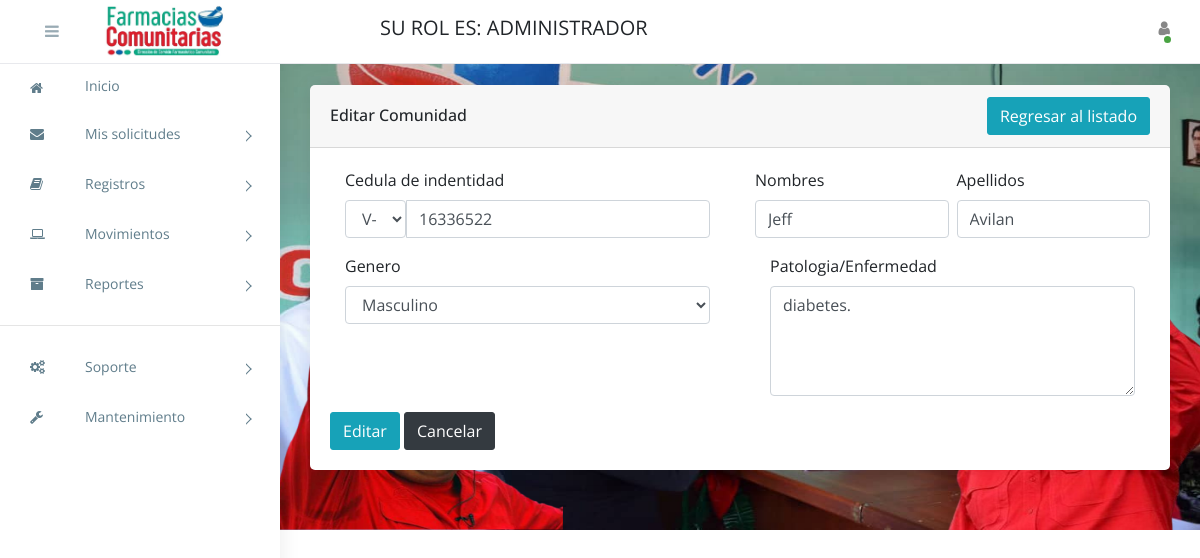
/editar-beneficiado/1/ (signed in), run on the app's committed database.
### apps/entidades/models.py (models this page shows, shortened)
class Persona(models.Model):
	class Genero(models.TextChoices):
		MASCULINO = 'MA', 'Masculino'
		FEMENINO = 'FE', 'Femenino'
	class Nacionalidad(models.TextChoices):
		VENEZOLANO = 'V-', 'V-'
		EXTRANJERO = 'E-', 'E-'
		JURIDICO = 'J-', 'J-'
	class CodigoTlf(models.TextChoices):
		C412 = '0412', '0412'
		C414 = '0414', '0414'
		C416 = '0416', '0416'
		C424 = '0424', '0424'
		C426 = '0426', '0426'
	nacionalidad = models.CharField(max_length=2, choices=Nacionalidad.choices, default=Nacionalidad.VENEZOLANO, blank=False, null=False)
	cedula = models.CharField(max_length=8, blank=False, null=False)
	nombres = models.CharField(max_length=50, blank=False, null=False)
	apellidos = models.CharField(max_length=50, blank=False, null=False)
	telefono = models.CharField(max_length=11, blank=True, null=True)
	genero = models.CharField(max_length=2, blank=False, null=False, choices=Genero.choices)
	f_nacimiento = models.DateField(auto_now_add = False, auto_now=False, blank=False, null=False)
	embarazada = models.BooleanField(blank=False, null=False)
	c_residencia = models.FileField(upload_to='constancias_residencias/', blank=True, null=True)
	zona  = models.ForeignKey(Zona, on_delete=models.PROTECT, blank=False, null=False)
	direccion = models.TextField(blank=False, null=False)
	patologia = models.TextField(blank=True, null=True)
	class Meta:
		abstract = True

class Perfil(Persona):
	class Rol(models.TextChoices):
		ADMINISTRADOR = 'AD', 'Administrador'
		ALMACENISTA = 'AL', 'Almacenista'
		AT_CLIENTE = 'AT', 'Atención al Cliente'
		JEFE_COMUNIDAD = 'JC', 'Jefe de Comunidad'
		PACIENTE = 'PA', 'Paciente'
	rol = models.CharField(max_length=2, choices=Rol.choices, default=Rol.PACIENTE)
	usuario = models.OneToOneField(User, on_delete=models.CASCADE, related_name='perfil')
	class Meta:
		verbose_name = 'perfil'
		verbose_name_plural = 'perfiles'
		permissions = [
			('cambiar_password', 'cambiar contraseña a usuarios'),
			('cambiar_estado_usuarios', 'cambiar estado de usuarios'),
			('cambiar_estado_jornada', 'cambiar estatus de jornadas'),
			('cambiar_estado_solicitudes', 'cambiar status de solicitudes'),
			('entregar_solicitud_medicamentos', 'Entregar solicitud de medicamentos'),
			('entregar_jornada_medicamentos', 'Entregar jornada de medicamentos'),
			('ver_inicio', 'Ver inicio'),
			('ver_mis_solicitudes_de_medicamentos', 'Ver mis solicitudes de medicamentos'),
			('ver_mis_jornada_medicamentos', 'Ver mis jornadas de medicamentos'),
			('registrar_mi_solicitud_de_medicamentos', 'Registrar mi solicitud de medicamentos'),
			('registrar_mi_jornada_medicamentos', 'Registrar mi jornada de medicamentos')
		]

class Comunidad(models.Model):
	class Genero(models.TextChoices):
		MASCULINO = 'MA', 'Masculino'
		FEMENINO = 'FE', 'Femenino'
	class Nacionalidad(models.TextChoices):
		VENEZOLANO = 'V-', 'V-'
		EXTRANJERO = 'E-', 'E-'
		JURIDICO = 'J-', 'J-'
	nacionalidad = models.CharField(max_length=2, choices=Nacionalidad.choices, default=Nacionalidad.VENEZOLANO, blank=False, null=False)
	cedula = models.CharField(max_length=8, blank=False, null=False)
	nombres = models.CharField(max_length=50, blank=False, null=False)
	apellidos = models.CharField(max_length=50, blank=False, null=False)
	patologia = models.TextField(blank=True, null=True)
	jefe_comunidad = models.ForeignKey(Perfil, on_delete=models.PROTECT, related_name='comunidad', blank=True, null=True)
	genero = models.CharField(max_length=2, blank=False, null=False, choices=Genero.choices, default=Genero.MASCULINO)
	class Meta:
		verbose_name = 'Comunidad'
		verbose_name_plural = 'Comunidades'

### apps/entidades/views.py (the view, shortened to what this page needs)
# urls.py: path('editar-beneficiado/<int:pk>/', EditarComunidad.as_view(), name='editar_comunidad'),
class EditarComunidad(ValidarUsuario, UpdateView):
	permission_required = 'entidades.change_comunidad'
	template_name = 'pages/mi_comunidad/editar_comunidad.html'
	model = Comunidad
	form_class = FormComunidad
	def get_context_data(self, **kwargs):
		context = super().get_context_data(**kwargs)
		context["sub_title"] = "Editar Comunidad"
		return context

### apps/entidades/forms.py
class FormComunidad(forms.ModelForm):
	class Meta:
		model = Comunidad
		fields = '__all__'

### apps/entidades/mixins.py (called while the page is built)
	def test_func(self):
		return self.request.user.has_perm(self.permission_required)

	def dispatch(self, request, *args, **kwargs):
		if not self.request.user.is_authenticated:
			return redirect('/ingresar/')
		return super().dispatch(request, *args, **kwargs)

### templates/pages/mi_comunidad/editar_comunidad.html (shortened to what this page needs)
{% extends 'base/base.html' %}
{% load static %}
{% load widget_tweaks %}
{% block body %}
<div class="row">
    <div class="col-sm-12">
        <div class="card">
            <div class="card-header d-flex align-items-center justify-content-between">
                <h5 id="page_title">{{ sub_title }}</h5>
                <div class="cart-tools">
                    <a href="#" class="btn btn-icon btn-info" data-bs-toggle="tooltip" title="Registrar mi comunidad">
                        Regresar al listado
                    </a>
                </div>
            </div>
            <div class="card-body">
                <form action="" method="post">
                    <div class="row g-2 mb-3">
                        <div class="col">
                            <div class="input-group">
                                <div class="col">
                                    <label for="">Cedula de indentidad</label>
                                    <div class="input-group">
                                        <div class="input-group-btn">
                                            <div class="btn-group">
                                                {{form.nacionalidad|add_class:'form-control'|attr:'required'}}
                                            </div>
                                        </div>
                                        {{form.cedula|add_class:'form-control'|attr:'required'|attr:'onkeypress:return Solo_Numero_ci(event)'|attr:'placeholder:Introduzca la cedula'}}
                                    </div>
                                </div>
                            </div>
                        </div>
                        <div class="col">
                            <div class="input-group">
                                <div class="col p-0">
                                    <label for="" class="form-control-label">Nombres</label>
                                    {{form.nombres|add_class:'form-control'|attr:'required'|attr:'onkeypress:return Solo_Texto(event)'|attr:'placeholder:Introduzca el nombre'}}
                                </div>
                                <div class="col p-0 ml-2">
                                    <label for="">Apellidos</label>
                                    {{form.apellidos|add_class:'form-control'|attr:'required'|attr:'onkeypress:return Solo_Texto(event)'|attr:'placeholder:Introduzca el apellido'}}
                                </div>
                            </div>
                        </div>
                    </div>
                    <div class="row g-2 mb-3">
                        <div class="col">
                            <div class="input-group">
                                <div class="col">
                                    <label for="">Genero</label>
                                    <div class="input-group">
                                        {{form.genero|add_class:'form-control'|attr:'required'}}
                                    </div>
                                </div>
                            </div>
                        </div>
                        <div class="col">
                            <div class="input-group">
                                <div class="col">
                                    <label for="">Patologia/Enfermedad</label>
                                    <div class="input-group">
                                        {{form.patologia|add_class:'form-control'|attr:'required'|attr:'onkeypress:return Texto_Numeros(event)'|attr:'placeholder:Introduzca la patologia/enfermedad'|attr:'rows:4'}}
                                    </div>
                                </div>
                            </div>
                        </div>
                    </div>
                    <button type="submit" class="btn btn-info me-2" id="btn_submit">Editar</button>
                    <button type="button" onclick="PagePrevious()" class="btn btn-dark">Cancelar</button>
                </form>
            </div>
        </div>
    </div>
</div>
{% endblock body %}

### templates/base/base.html (shortened to what this page needs)
{% load static %}
<!Doctype html>
<html class="no-js" lang="es">
<head>
    <link rel="stylesheet" href="https://cdn.jsdelivr.net/npm/normalize.css@8.0.0/normalize.min.css">
    <link rel="stylesheet" href="https://cdn.jsdelivr.net/npm/bootstrap@4.1.3/dist/css/bootstrap.min.css">
    <link rel="stylesheet" href="https://cdn.jsdelivr.net/npm/font-awesome@4.7.0/css/font-awesome.min.css">
    <link rel="stylesheet" href="https://cdn.jsdelivr.net/gh/lykmapipo/themify-icons@0.1.2/css/themify-icons.css">
    <link rel="stylesheet" href="https://cdn.jsdelivr.net/npm/pixeden-stroke-7-icon@1.2.3/pe-icon-7-stroke/dist/pe-icon-7-stroke.min.css">
    <link rel="stylesheet" href="https://cdnjs.cloudflare.com/ajax/libs/flag-icon-css/3.2.0/css/flag-icon.min.css">
    <link rel="stylesheet" href="{% static 'css/notifier.css' %}">
    <link rel="stylesheet" href="{% static 'css/cs-skin-elastic.css' %}">
    <link rel="stylesheet" href="{% static 'css/style.css' %}">
</head>
<body>
    {% block left_panel %}
    <aside id="left-panel" class="left-panel">
        <nav class="navbar navbar-expand-sm navbar-default">
            <div id="main-menu" class="main-menu">
                <ul class="nav navbar-nav">
                    <li class="dropdown pt-2">
                        <a href="{% url 'vista' %}"><i class="menu-icon fa fa-home"></i>Inicio</a>
                    </li>
                    <li class="menu-item-has-children dropdown">
                        <a href="" class="dropdown-toggle" data-toggle="dropdown" aria-haspopup="true" aria-expanded="false"> <i class="menu-icon fa fa-envelope"></i>Mis solicitudes</a>
                    </li>
                    {% if not request.user.perfil.rol == "PA" and not request.user.perfil.rol == "JC" and not request.user.perfil.rol == "AT" %}
                        <li class="menu-item-has-children dropdown">
                            <a href="" class="dropdown-toggle" data-toggle="dropdown" aria-haspopup="true" aria-expanded="false"> <i class="menu-icon fa fa-book"></i>Registros</a>
                        </li>
                    {% endif %}
                    {% if not request.user.perfil.rol == "PA" and not request.user.perfil.rol == "JC" %}
                        <li class="menu-item-has-children dropdown">
                            <a href="" class="dropdown-toggle" data-toggle="dropdown" aria-haspopup="true" aria-expanded="false"> <i class="menu-icon fa fa-laptop"></i>Movimientos</a>
                         </li>
                    {% endif %}
                        {% if request.user.perfil.rol == "AD" %}
                            <li class="menu-item-has-children dropdown">
                                <a href="#" class="dropdown-toggle" data-toggle="dropdown" aria-haspopup="true" aria-expanded="false"> <i class="menu-icon fa fa-archive"></i>Reportes</a>
                            </li>
                        {% endif %}
                    <hr width="100%">
                    {% if request.user.perfil.rol == "AD" %}
                        <li class="menu-item-has-children dropdown">
                            <a href="" class="dropdown-toggle" data-toggle="dropdown" aria-haspopup="true" aria-expanded="false"> <i class="menu-icon fa fa-cogs"></i>Soporte</a>
                        </li>
                    {% endif %}
                    {% if not request.user.perfil.rol == "PA" and not request.user.perfil.rol == "JC" and not request.user.perfil.rol == "AT" %}
                        <li class="menu-item-has-children dropdown">
                            <a href="" class="dropdown-toggle" data-toggle="dropdown" aria-haspopup="true" aria-expanded="false"> <i class="menu-icon fa fa-wrench"></i>Mantenimiento</a>
                        </li>
                    {% endif %}
                </ul>
            </div>
        </nav>
    </aside>
    {% endblock left_panel %}
    <div id="right-panel" class="right-panel">
        <header id="header" class="header">
            <div class="top-left">
                <div class="navbar-header">
                    {% block a %}
                    <a id="menuToggle" class="menutoggle col"><i class="fa fa-bars"></i></a>
                    <a class="navbar-brand col" href="#"><img src="{% static 'images/logo.jpg' %}"></a>
                    {% endblock a %}
                </div>
            </div>
            <div class="top-right">
                <div class="header-menu d-flex align-items-center justify-content-center">
                    <div class="navbar-brand">
                        <div>SU ROL ES: {{ user.perfil.get_rol_display|upper }}</div>
                    </div>
                    <div class="navbar-brand ml-auto"><div id="reloj"></div></div>
                    {% block right_panel %}
                    <div class="user-area dropdown float-right">
                        <a href="#" class="dropdown-toggle active" data-toggle="dropdown" aria-haspopup="true" aria-expanded="false">
                            <i class="fa fa-user"></i>
                        </a>
                    </div>
                    {% endblock right_panel %}
                </div>
            </div>
        </header>
        <div class="content">
            {% block body %}
            {% endblock %}
        </div>
    </div>
</body>
</html>

### data on the page
Comunidad: nacionalidad "V-", cedula "16336522", nombres "Jeff", apellidos "Avilan", genero "Masculino", patologia "diabetes."

### other printed values
{{ user.perfil.get_rol_display|upper }} "ADMINISTRADOR"
{{ sub_title }} "Editar Comunidad"
